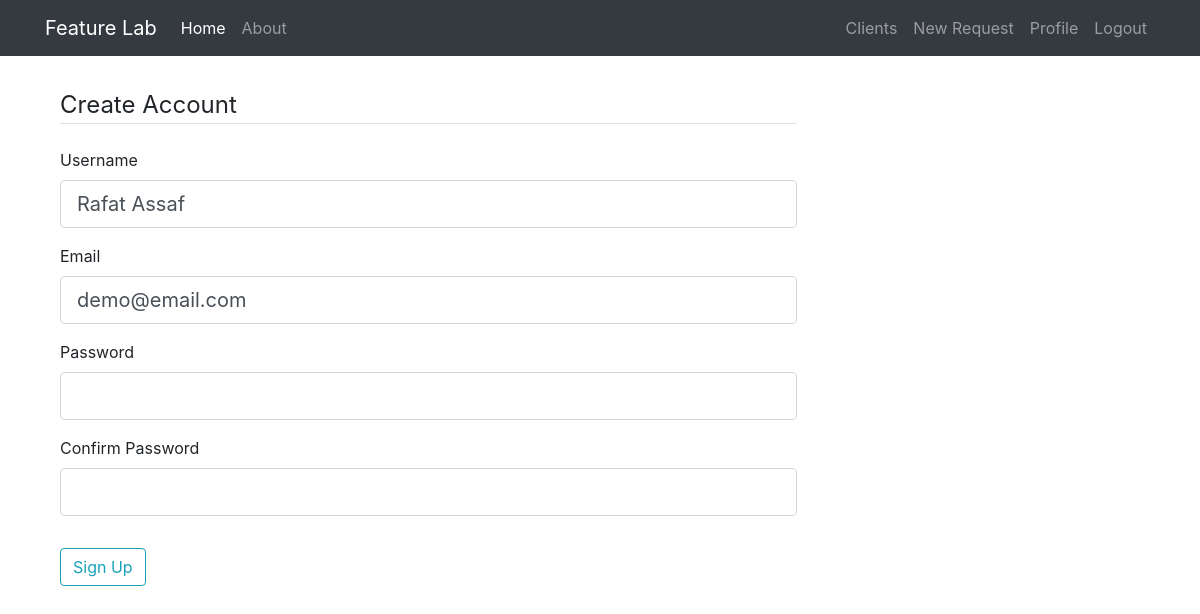
The app's page /profile/update (signed in), older data.
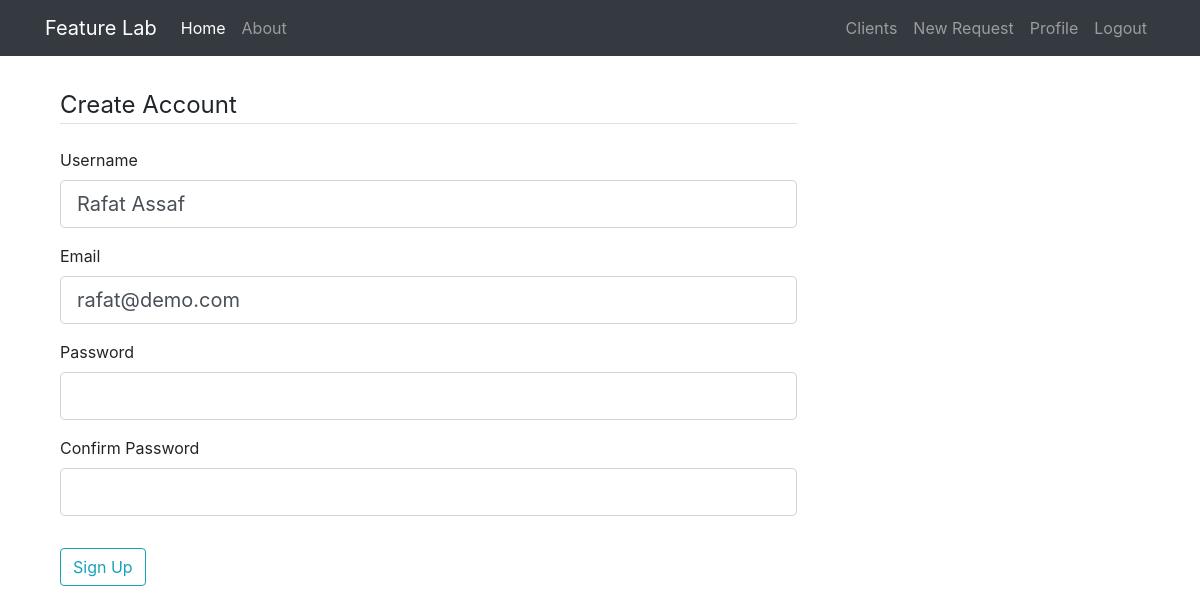
The same page, newer data.
### feature_lab/models.py (models this page shows, shortened)
class User(db.Model, UserMixin):
    id = db.Column(db.Integer, primary_key=True)
    username = db.Column(db.String(20), unique=True, nullable=False)
    email = db.Column(db.String(120), unique=True, nullable=False)
    password = db.Column(db.String(60), nullable=False)
    clients = db.relationship('Client', backref='user', lazy=True)

### feature_lab/users/routes.py (the view, shortened to what this page needs)
@users.route('/profile/update', methods=['GET', 'POST'])
def update_profile():
    form = SignupForm()
    if request.method == 'GET':
        form.username.data = current_user.username
        form.email.data = current_user.email
    return render_template('signup.html', form=form, hide_signup_option=True)

### feature_lab/users/forms.py (shortened to what this page needs)
class SignupForm(FlaskForm):
    username = StringField('Username',
                           validators=[DataRequired(), Length(min=2, max=20)])
    email = StringField('Email',
                        validators=[DataRequired(), Email()])
    password = PasswordField('Password', validators=[DataRequired()])
    confirm_password = PasswordField('Confirm Password',
                                     validators=[DataRequired(), EqualTo('password')])
    submit = SubmitField('Sign Up')

### feature_lab/models.py (called while the page is built)
@login_manager.user_loader
def load_user(user_id):
    return User.query.get(int(user_id))

### feature_lab/templates/signup.html (shortened to what this page needs)
{% extends 'layout.html' %}
{% block content %}
    <div class="content-section col-10">
        <form method="POST" action="">
            <fieldset class="form-group">
                <legend class="border-bottom mb-4">Create Account</legend>
                <div class="form-group">
                    {{ form.username.label(class="form-control-label") }}
                    {% if form.username.errors %}
                        {{ form.username(class="form-control form-control-lg is-invalid") }}
                        <div class="invalid-feedback">
                            {% for error in form.username.errors %}
                                <span>{{ error }}</span>
                            {% endfor %}
                        </div>
                    {% else %}
                        {{ form.username(class="form-control form-control-lg") }}
                    {% endif %}
                </div>
                <div class="form-group">
                    {{ form.email.label(class="form-control-label") }}
                    {% if form.email.errors %}
                        {{ form.email(class="form-control form-control-lg is-invalid") }}
                        <div class="invalid-feedback">
                            {% for error in form.email.errors %}
                                <span>{{ error }}</span>
                            {% endfor %}
                        </div>
                    {% else %}
                        {{ form.email(class="form-control form-control-lg") }}
                    {% endif %}
                </div>
                <div class="form-group">
                    {{ form.password.label(class="form-control-label") }}
                    {% if form.password.errors %}
                        {{ form.password(class="form-control form-control-lg is-invalid") }}
                        <div class="invalid-feedback">
                            {% for error in form.password.errors %}
                                <span>{{ error }}</span>
                            {% endfor %}
                        </div>
                    {% else %}
                        {{ form.password(class="form-control form-control-lg") }}
                    {% endif %}
                </div>
                <div class="form-group">
                    {{ form.confirm_password.label(class="form-control-label") }}
                    {% if form.confirm_password.errors %}
                        {{ form.confirm_password(class="form-control form-control-lg is-invalid") }}
                        <div class="invalid-feedback">
                            {% for error in form.confirm_password.errors %}
                                <span>{{ error }}</span>
                            {% endfor %}
                        </div>
                    {% else %}
                        {{ form.confirm_password(class="form-control form-control-lg") }}
                    {% endif %}
                </div>
            </fieldset>
            <div class="form-group">
                {{ form.submit(class="btn btn-outline-info") }}
            </div>
        </form>
    </div>
{% endblock content %}

Row changes from the older to the newer data that the page shows:
changed User "Rafat Assaf": email "demo@email.com" → "rafat@demo.com"
